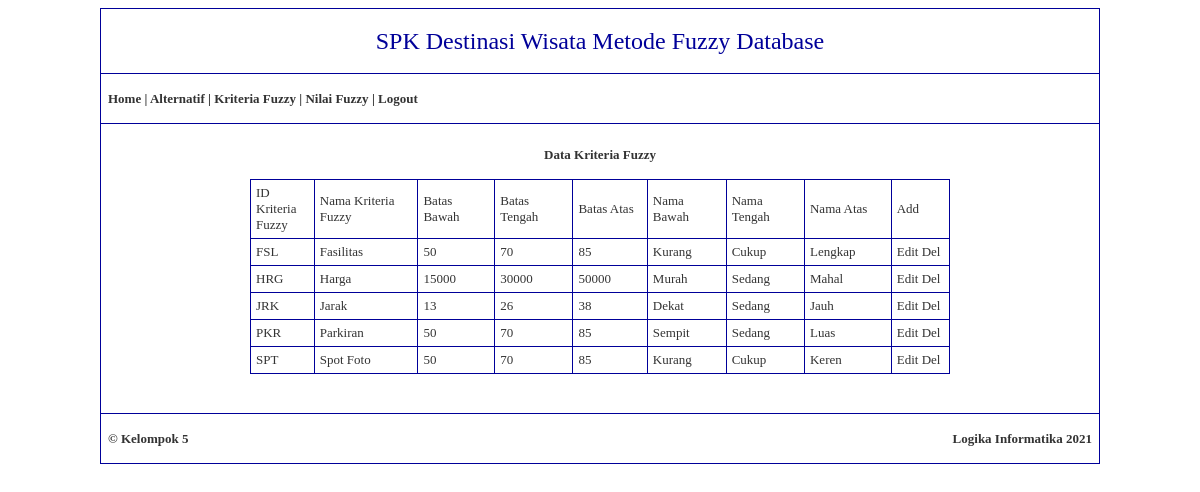
Page /kriteria-fuzzy.php (signed in) on the committed database.
### tables this page shows
CREATE TABLE IF NOT EXISTS `kriteria_fuzzy` (
  `id_kriteria_fuzzy` varchar(50) NOT NULL,
  `nama_kriteria_fuzzy` varchar(200) DEFAULT NULL,
  `batas_bawah` double DEFAULT NULL,
  `batas_tengah` double DEFAULT NULL,
  `batas_atas` double DEFAULT NULL,
  `nama_bawah` varchar(200) DEFAULT NULL,
  `nama_tengah` varchar(200) DEFAULT NULL,
  `nama_atas` varchar(200) DEFAULT NULL
);

### kriteria-fuzzy.php (the view, shortened to what this page needs)
<?php
	include("koneksi.php");
?>
<!DOCTYPE html PUBLIC "-//W3C//DTD XHTML 1.0 Transitional//EN" "http://www.w3.org/TR/xhtml1/DTD/xhtml1-transitional.dtd">
<html xmlns="http://www.w3.org/1999/xhtml">
<head>
</head>
<body>
<table width="1000" border="0" align="center" cellpadding="7" cellspacing="1" bgcolor="#000099">
  <tr>
    <td height="50" bgcolor="#FFFFFF" align="center"><span class="style1">SPK Destinasi Wisata Metode Fuzzy Database</span></td>
  </tr>
  <tr>
    <td height="35" bgcolor="#FFFFFF"><span class="style2"><a href="admin.php">Home</a> | <a href="alternatif.php">Alternatif</a> | <a href="kriteria-fuzzy.php">Kriteria Fuzzy</a> | <a href="nilai-fuzzy.php">Nilai Fuzzy</a> | <a href="logout.php">Logout</a></span></td>
  </tr>
  <tr>
    <td align="center" valign="top" bgcolor="#FFFFFF"><br />
      <strong>Data Kriteria Fuzzy</strong><br />
      <br />
      <table width="700" border="0" cellpadding="5" cellspacing="1" bgcolor="#000099">
        <tr>
          <td width="79" bgcolor="#FFFFFF">ID Kriteria Fuzzy</td>
          <td width="196" bgcolor="#FFFFFF">Nama Kriteria Fuzzy</td>
          <td width="129" bgcolor="#FFFFFF">Batas Bawah</td>
          <td width="129" bgcolor="#FFFFFF">Batas Tengah</td>
          <td width="129" bgcolor="#FFFFFF">Batas Atas</td>
          <td width="129" bgcolor="#FFFFFF">Nama Bawah</td>
          <td width="129" bgcolor="#FFFFFF">Nama Tengah</td>
          <td width="140" bgcolor="#FFFFFF">Nama Atas</td>
          <td width="100" bgcolor="#FFFFFF"><a href="add-kriteria-fuzzy.php">Add</a></td>
        </tr>
        <?php
			$querykriteria = mysqli_query($db, "SELECT * FROM kriteria_fuzzy ORDER BY id_kriteria_fuzzy");
			while ($datakriteria = mysqli_fetch_array($querykriteria))
			{
		?>
        <tr>
          <td bgcolor="#FFFFFF"><?php echo $datakriteria['id_kriteria_fuzzy']; ?></td>
          <td bgcolor="#FFFFFF"><?php echo $datakriteria['nama_kriteria_fuzzy']; ?></td>
          <td bgcolor="#FFFFFF"><?php echo $datakriteria['batas_bawah']; ?></td>
          <td bgcolor="#FFFFFF"><?php echo $datakriteria['batas_tengah']; ?></td>
          <td bgcolor="#FFFFFF"><?php echo $datakriteria['batas_atas']; ?></td>
          <td bgcolor="#FFFFFF"><?php echo $datakriteria['nama_bawah']; ?></td>
          <td bgcolor="#FFFFFF"><?php echo $datakriteria['nama_tengah']; ?></td>
          <td bgcolor="#FFFFFF"><?php echo $datakriteria['nama_atas']; ?></td>
          <td bgcolor="#FFFFFF"><a href="edit-kriteria-fuzzy.php?id_kriteria_fuzzy=<?php echo $datakriteria['id_kriteria_fuzzy']; ?>">Edit</a> <a href="del-kriteria-fuzzy.php?id_kriteria_fuzzy=<?php echo $datakriteria['id_kriteria_fuzzy']; ?>">Del</a></td>
        </tr>
        <?php
			}
		?>
      </table>
      <br />
    <br /></td>
  </tr>
  <tr>
    <td bgcolor="#FFFFFF"><table width="100%" border="0" cellspacing="0" cellpadding="0">
      <tr>
      <td width="47%" height="35" align="left"><strong>&copy; Kelompok 5</strong></td>
        <td width="53%" height="35" align="right"><strong> Logika Informatika 2021</td>
        </tr>
    </table></td>
  </tr>
</table>
</body>
</html>

### kriteria-fuzzy.php (style rules this page uses)
.style1 { color: #000099; font-size: 24px; }
a:link { text-decoration: none; color: #333333; }
.style2 { font-weight: bold }

### rows in the picture
kriteria_fuzzy: id_kriteria_fuzzy "FSL", nama_kriteria_fuzzy "Fasilitas", batas_bawah "50", batas_tengah "70", batas_atas "85", nama_bawah "Kurang", nama_tengah "Cukup", nama_atas "Lengkap"
kriteria_fuzzy: id_kriteria_fuzzy "HRG", nama_kriteria_fuzzy "Harga", batas_bawah "15000", batas_tengah "30000", batas_atas "50000", nama_bawah "Murah", nama_tengah "Sedang", nama_atas "Mahal"
kriteria_fuzzy: id_kriteria_fuzzy "JRK", nama_kriteria_fuzzy "Jarak", batas_bawah "13", batas_tengah "26", batas_atas "38", nama_bawah "Dekat", nama_tengah "Sedang", nama_atas "Jauh"
kriteria_fuzzy: id_kriteria_fuzzy "PKR", nama_kriteria_fuzzy "Parkiran", batas_bawah "50", batas_tengah "70", batas_atas "85", nama_bawah "Sempit", nama_tengah "Sedang", nama_atas "Luas"
kriteria_fuzzy: id_kriteria_fuzzy "SPT", nama_kriteria_fuzzy "Spot Foto", batas_bawah "50", batas_tengah "70", batas_atas "85", nama_bawah "Kurang", nama_tengah "Cukup", nama_atas "Keren"
